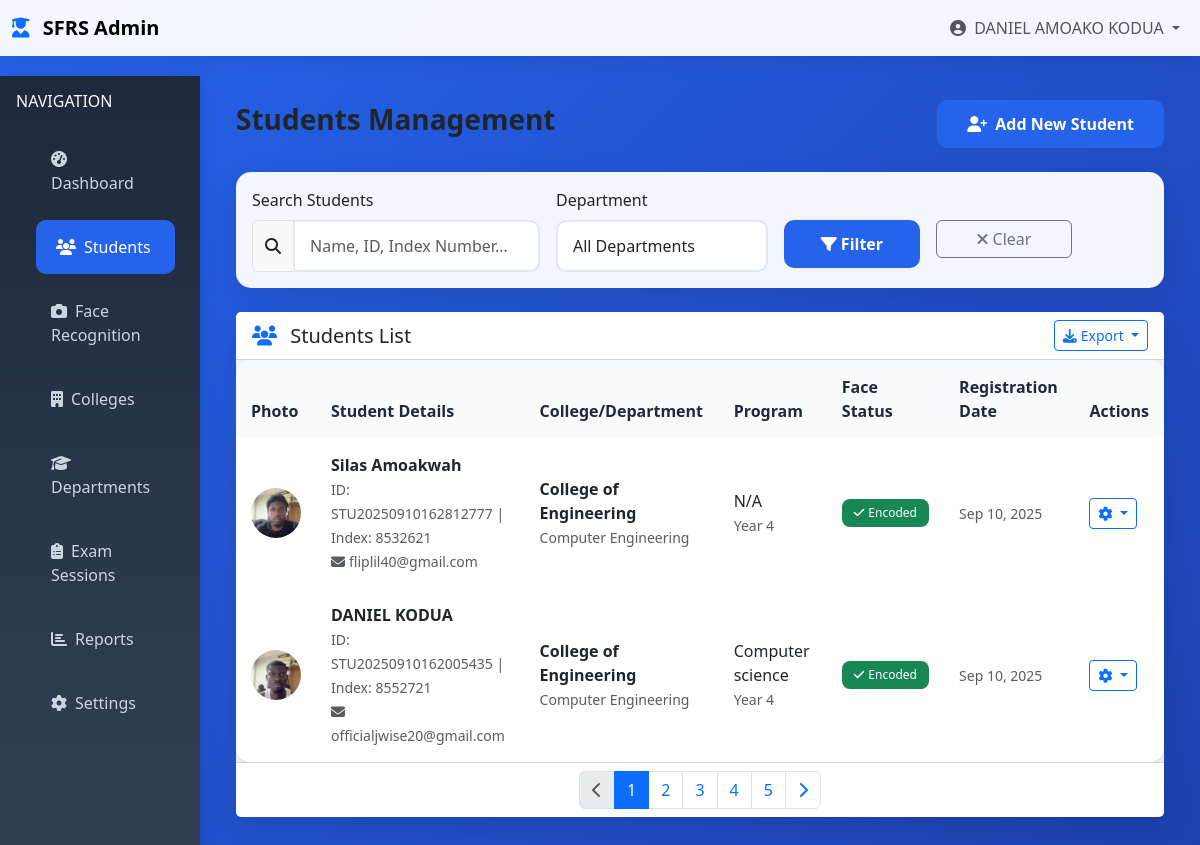
Page /students (signed in) on the committed database.
### tables this page shows
CREATE TABLE students (
            id INTEGER PRIMARY KEY AUTOINCREMENT,
            student_id TEXT UNIQUE NOT NULL,
            index_number TEXT UNIQUE NOT NULL,
            first_name TEXT NOT NULL,
            middle_name TEXT,
            last_name TEXT NOT NULL,
            email TEXT UNIQUE,
            phone TEXT,
            date_of_birth DATE,
            gender TEXT,
            address TEXT,
            emergency_contact TEXT,
            emergency_phone TEXT,
            college_id INTEGER,
            department_id INTEGER,
            program TEXT,
            year_of_study INTEGER,
            admission_year INTEGER,
            photo_path TEXT,
            face_encoding TEXT,
            status TEXT DEFAULT 'active',
            created_by INTEGER,
            created_at TIMESTAMP DEFAULT CURRENT_TIMESTAMP,
            updated_at TIMESTAMP DEFAULT CURRENT_TIMESTAMP, academic_year_id INTEGER,
            FOREIGN KEY (college_id) REFERENCES colleges (id),
            FOREIGN KEY (department_id) REFERENCES departments (id),
            FOREIGN KEY (created_by) REFERENCES admins (id)
        );

CREATE TABLE colleges (
            id INTEGER PRIMARY KEY AUTOINCREMENT,
            name TEXT NOT NULL UNIQUE,
            code TEXT NOT NULL UNIQUE,
            address TEXT,
            phone TEXT,
            email TEXT,
            established_year INTEGER,
            logo_path TEXT,
            status TEXT DEFAULT 'active',
            created_at TIMESTAMP DEFAULT CURRENT_TIMESTAMP
        );

CREATE TABLE departments (
            id INTEGER PRIMARY KEY AUTOINCREMENT,
            college_id INTEGER,
            name TEXT NOT NULL,
            code TEXT NOT NULL,
            head_name TEXT,
            email TEXT,
            phone TEXT,
            status TEXT DEFAULT 'active',
            created_at TIMESTAMP DEFAULT CURRENT_TIMESTAMP,
            FOREIGN KEY (college_id) REFERENCES colleges (id),
            UNIQUE(college_id, code)
        );

### enhanced_app.py (the view)
@app.route('/students')
@login_required
def students_list():
    search = request.args.get('search', '')
    department = request.args.get('department', '')
    page = int(request.args.get('page', 1))
    per_page = 20
    conn = get_db_connection()
    query = '''
        SELECT s.*, c.name as college_name, d.name as department_name
        FROM students s
        LEFT JOIN colleges c ON s.college_id = c.id
        LEFT JOIN departments d ON s.department_id = d.id
        WHERE 1=1
    '''
    params = []
    if search:
        query += ' AND (s.first_name LIKE ? OR s.last_name LIKE ? OR s.student_id LIKE ?)'
        search_param = f'%{search}%'
        params.extend([search_param, search_param, search_param])
    if department:
        query += ' AND s.department_id = ?'
        params.append(department)
    query += ' ORDER BY s.created_at DESC LIMIT ? OFFSET ?'
    params.extend([per_page, (page-1) * per_page])
    students = conn.execute(query, params).fetchall()
    departments = conn.execute('SELECT * FROM departments ORDER BY name').fetchall()
    conn.close()
    return render_template('students/list.html',
                         students=students,
                         departments=departments,
                         search=search,
                         current_page=page)

### database.py (called while the page is built)
def get_db_connection():
    conn = sqlite3.connect(DATABASE)
    conn.row_factory = sqlite3.Row
    return conn

### enhanced_app.py (called while the page is built)
def login_required(f):
    @wraps(f)
    def decorated_function(*args, **kwargs):
        if 'admin_id' not in session:
            return redirect(url_for('login'))
        return f(*args, **kwargs)
    return decorated_function

### templates/students/list.html (shortened to what this page needs)
{% extends "enhanced_base.html" %}
{% block content %}
<div class="d-flex justify-content-between align-items-center mb-4">
    <h1 class="h3 fw-bold">Students Management</h1>
    <a href="{{ url_for('add_student') }}" class="btn btn-primary">
        <i class="fas fa-user-plus me-2"></i>Add New Student
    </a>
</div>
<div class="card mb-4">
    <div class="card-body">
        <form method="GET" class="row g-3">
            <div class="col-md-4">
                <label for="search" class="form-label">Search Students</label>
                <div class="input-group">
                    <span class="input-group-text">
                        <i class="fas fa-search"></i>
                    </span>
                    <input type="text" class="form-control" id="search" name="search"
                           value="{{ search }}" placeholder="Name, ID, Index Number...">
                </div>
            </div>
            <div class="col-md-3">
                <label for="department" class="form-label">Department</label>
                <select class="form-control" id="department" name="department">
                    <option value="">All Departments</option>
                </select>
            </div>
            <div class="col-md-2">
                <label class="form-label">&nbsp;</label>
                <div class="d-grid">
                    <button type="submit" class="btn btn-primary">
                        <i class="fas fa-filter me-1"></i>Filter
                    </button>
                </div>
            </div>
            <div class="col-md-2">
                <label class="form-label">&nbsp;</label>
                <div class="d-grid">
                    <a href="{{ url_for('students_list') }}" class="btn btn-outline-secondary">
                        <i class="fas fa-times me-1"></i>Clear
                    </a>
                </div>
            </div>
        </form>
    </div>
</div>
<div class="card">
    <div class="card-header bg-white d-flex justify-content-between align-items-center">
        <h5 class="card-title mb-0">
            <i class="fas fa-users text-primary me-2"></i>
            Students List
        </h5>
        <div class="dropdown">
            <button class="btn btn-outline-primary dropdown-toggle btn-sm" type="button"
                    data-bs-toggle="dropdown">
                <i class="fas fa-download me-1"></i>Export
            </button>
        </div>
    </div>
    <div class="card-body p-0">
        {% if students %}
        <div class="table-responsive">
            <table class="table table-hover mb-0">
                <thead>
                    <tr>
                        <th>Photo</th>
                        <th>Student Details</th>
                        <th>College/Department</th>
                        <th>Program</th>
                        <th>Face Status</th>
                        <th>Registration Date</th>
                        <th>Actions</th>
                    </tr>
                </thead>
                <tbody>
                    {% for student in students %}
                    <tr>
                        <td>
                            {% if student.photo_path %}
                                <img src="{{ url_for('static', filename=student.photo_path.replace('static/', '')) }}"
                                     alt="Student Photo" class="rounded-circle" width="50" height="50"
                                     style="object-fit: cover;">
                            {% else %}
                                <div class="bg-light rounded-circle d-flex align-items-center justify-content-center"
                                     style="width: 50px; height: 50px;">
                                    <i class="fas fa-user text-muted"></i>
                                </div>
                            {% endif %}
                        </td>
                        <td>
                            <div class="fw-bold">{{ student.first_name }} {{ student.last_name }}</div>
                            <small class="text-muted">
                                ID: {{ student.student_id }} | Index: {{ student.index_number }}
                            </small>
                            {% if student.email %}
                            <br><small class="text-muted">
                                <i class="fas fa-envelope me-1"></i>{{ student.email }}
                            </small>
                            {% endif %}
                        </td>
                        <td>
                            <div class="fw-bold">{{ student.college_name or 'N/A' }}</div>
                            <small class="text-muted">{{ student.department_name or 'N/A' }}</small>
                        </td>
                        <td>
                            <div>{{ student.program or 'N/A' }}</div>
                            {% if student.year_of_study %}
                            <small class="text-muted">Year {{ student.year_of_study }}</small>
                            {% endif %}
                        </td>
                        <td>
                            {% if student.face_encoding %}
                                <span class="badge bg-success">
                                    <i class="fas fa-check me-1"></i>Encoded
                                </span>
                            {% else %}
                                <span class="badge bg-warning">
                                    <i class="fas fa-exclamation-triangle me-1"></i>Not Encoded
                                </span>
                            {% endif %}
                        </td>
                        <td>
                            <small class="text-muted student-date" data-date="{{ student.created_at }}">
                            </small>
                        </td>
                        <td>
                            <div class="dropdown">
                                <button class="btn btn-sm btn-outline-primary dropdown-toggle"
                                        type="button" data-bs-toggle="dropdown">
                                    <i class="fas fa-cog"></i>
                                </button>
                            </div>
                        </td>
                    </tr>
                    {% endfor %}
                </tbody>
            </table>
        </div>
        <div class="card-footer bg-white">
            <nav>
                <ul class="pagination justify-content-center mb-0">
                    <li class="page-item {% if current_page <= 1 %}disabled{% endif %}">
                        <a class="page-link" href="?page={{ current_page - 1 }}&search={{ search }}&department={{ request.args.get('department', '') }}">
                            <i class="fas fa-chevron-left"></i>
                        </a>
                    </li>
                    {% for page_num in range(1, 6) %}
                        <li class="page-item {% if page_num == current_page %}active{% endif %}">
                            <a class="page-link" href="?page={{ page_num }}&search={{ search }}&department={{ request.args.get('department', '') }}">
                                {{ page_num }}
                            </a>
                        </li>
                    {% endfor %}
                    <li class="page-item">
                        <a class="page-link" href="?page={{ current_page + 1 }}&search={{ search }}&department={{ request.args.get('department', '') }}">
                            <i class="fas fa-chevron-right"></i>
                        </a>
                    </li>
                </ul>
            </nav>
        </div>
        {% endif %}
    </div>
</div>
{% endblock %}

### templates/enhanced_base.html (shortened to what this page needs)
<!DOCTYPE html>
<html lang="en">
<head>
    <link href="https://cdn.jsdelivr.net/npm/bootstrap@5.3.0/dist/css/bootstrap.min.css" rel="stylesheet">
    <link href="https://cdnjs.cloudflare.com/ajax/libs/font-awesome/6.4.0/css/all.min.css" rel="stylesheet">
</head>
<body>
    {% if session.admin_id %}
    <nav class="navbar navbar-expand-lg fixed-top">
        <div class="container-fluid">
            <a class="navbar-brand fw-bold" href="{{ url_for('dashboard') }}">
                <i class="fas fa-user-graduate text-primary me-2"></i>
                SFRS Admin
            </a>
            <div class="collapse navbar-collapse" id="navbarNav">
                <ul class="navbar-nav ms-auto">
                    <li class="nav-item dropdown">
                        <a class="nav-link dropdown-toggle" href="#" role="button" data-bs-toggle="dropdown">
                            <i class="fas fa-user-circle me-1"></i>
                            {{ session.admin_name }}
                        </a>
                    </li>
                </ul>
            </div>
        </div>
    </nav>
    <div class="container-fluid" style="margin-top: 76px;">
        <div class="row">
            <div class="col-md-3 col-lg-2 px-0">
                <div class="sidebar">
                    <div class="p-3">
                        <h6 class="text-light mb-3">NAVIGATION</h6>
                        <nav class="nav flex-column">
                            <a class="nav-link" href="{{ url_for('dashboard') }}">
                                <i class="fas fa-tachometer-alt me-2"></i>Dashboard
                            </a>
                            <a class="nav-link" href="{{ url_for('students_list') }}">
                                <i class="fas fa-users me-2"></i>Students
                            </a>
                            <a class="nav-link" href="{{ url_for('verify_face') }}">
                                <i class="fas fa-camera me-2"></i>Face Recognition
                            </a>
                            <a class="nav-link" href="#">
                                <i class="fas fa-building me-2"></i>Colleges
                            </a>
                            <a class="nav-link" href="#">
                                <i class="fas fa-graduation-cap me-2"></i>Departments
                            </a>
                            <a class="nav-link" href="#">
                                <i class="fas fa-clipboard-list me-2"></i>Exam Sessions
                            </a>
                            <a class="nav-link" href="#">
                                <i class="fas fa-chart-bar me-2"></i>Reports
                            </a>
                            <a class="nav-link" href="#">
                                <i class="fas fa-cog me-2"></i>Settings
                            </a>
                        </nav>
                    </div>
                </div>
            </div>
            <div class="col-md-9 col-lg-10">
                <div class="p-4">
                    {% endif %}
                    {% block content %}{% endblock %}
                    {% if session.admin_id %}
                </div>
            </div>
        </div>
    </div>
    {% endif %}
</body>
</html>

### templates/enhanced_base.html (style rules this page uses)
:root { --primary-color: #2563eb; --secondary-color: #1e40af; --success-color: #059669; --warning-color: #d97706; --danger-color: #dc2626; --info-color: #0891b2; --light-color: #f8fafc; --dark-color: #1e293b; }
body { background: linear-gradient(135deg, var(--primary-color), var(--secondary-color)); min-height: 100vh; font-family: 'Segoe UI', Tahoma, Geneva, Verdana, sans-serif; }
.navbar { background: rgba(255, 255, 255, 0.95); backdrop-filter: blur(10px); box-shadow: 0 2px 20px rgba(0, 0, 0, 0.1); }
.card { border: none; border-radius: 15px; box-shadow: 0 10px 30px rgba(0, 0, 0, 0.1); backdrop-filter: blur(10px); background: rgba(255, 255, 255, 0.95); }
.btn-primary { background: var(--primary-color); border: none; border-radius: 10px; padding: 12px 30px; font-weight: 600; transition: all 0.3s ease; }
.form-control { border: 2px solid #e2e8f0; border-radius: 10px; padding: 12px 15px; transition: all 0.3s ease; }
.sidebar { background: linear-gradient(180deg, var(--dark-color), #334155); min-height: 100vh; box-shadow: 2px 0 20px rgba(0, 0, 0, 0.1); }
.sidebar .nav-link { color: #cbd5e1; padding: 15px 20px; margin: 5px 15px; border-radius: 10px; transition: all 0.3s ease; }
.sidebar .nav-link:hover, .sidebar .nav-link.active { background: var(--primary-color); color: white; transform: translateX(5px); }
.table { background: white; border-radius: 15px; overflow: hidden; box-shadow: 0 5px 15px rgba(0, 0, 0, 0.1); }
.table th { background: var(--light-color); border: none; padding: 15px; font-weight: 600; color: var(--dark-color); }
.table td { border: none; padding: 15px; vertical-align: middle; }
.badge { padding: 8px 12px; border-radius: 8px; font-weight: 500; }

### rows in the picture
students: admin_name "DANIEL AMOAKO KODUA", photo_path (picture), first_name "DANIEL", last_name "KODUA", student_id "STU20250910162005435", index_number "8552721", email "officialjwise20@gmail.com", name "College of Engineering", name "Computer Engineering", program "Computer science", year_of_study "4", shows "Encoded"
students: photo_path (picture), first_name "Silas", last_name "Amoakwah", student_id "STU20250910162812777", index_number "8532621", email "fliplil40@gmail.com", name "College of Engineering", name "Computer Engineering", program "N/A", year_of_study "4", shows "Encoded"

### other values in the picture
{{ page_num }} "1" "2" "3" "4" "5"
